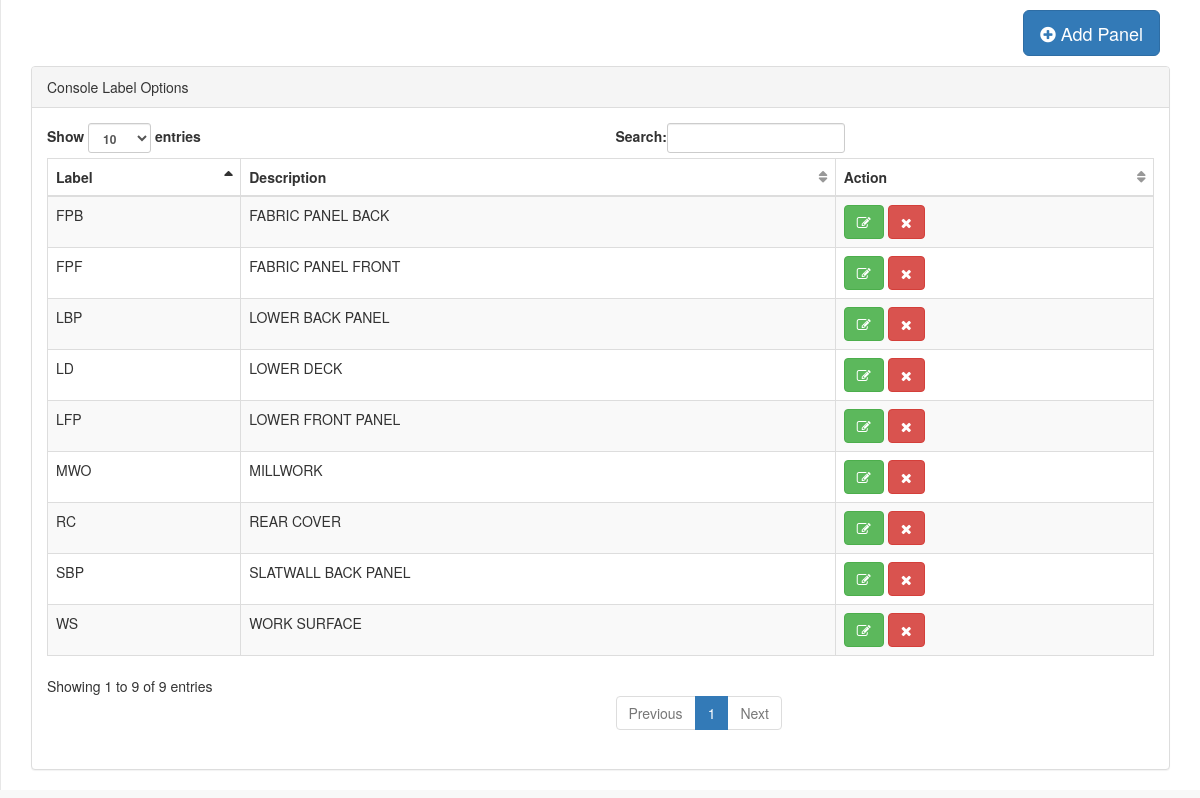
The app's page /elabel/pages/panel_label.php with its own data.
### tables this page shows
CREATE TABLE `panel_label` (
  `labelid` int(11) NOT NULL AUTO_INCREMENT,
  `labelname` varchar(100) DEFAULT NULL,
  `labeldescription` varchar(200) DEFAULT NULL,
  PRIMARY KEY (`labelid`)
);

### elabel/pages/include/functions.php (called while the page is built, shortened)
<?php
function selectListSQL($q){
	$conn = dbConnect();
	$stmt = $conn->prepare($q);
	$stmt->execute();
	$rows = $stmt->fetchAll();
	return $rows;
}
?>

### elabel/pages/panel_label.php (the view, shortened to what this page needs)
<!DOCTYPE html>
<html lang="en">
<head>
    <link href="../bower_components/bootstrap/dist/css/bootstrap.min.css" rel="stylesheet">
    <link href="../bower_components/metisMenu/dist/metisMenu.min.css" rel="stylesheet">
    <link href="../dist/css/sb-admin-2.css" rel="stylesheet">
    <link href="../bower_components/font-awesome/css/font-awesome.min.css" rel="stylesheet" type="text/css">
</head>
<body>
    <div id="wrapper">
        <div id="page-wrapper"  style="margin:0px;">
            <div class="row">
                <div class="col-lg-12">
							<div class="pull-right" style="padding:10px">
								<button id="addpanelbutton" class="btn btn-primary btn-lg" data-toggle="modal" data-target="#addPanel">
									<i class="fa fa-plus-circle"></i> Add Panel
								</button>
                            </div>
                </div>
            </div>
            <div class="row">
                <div class="col-lg-12">
                    <div class="panel panel-default">
                        <div class="panel-heading">
                            Console Label Options
                        </div>
                        <div class="panel-body">
                            <div class="dataTable_wrapper">
								<table class="table table-striped table-bordered table-hover" id="dataTables-example">
									<thead>
										<tr>
											<th>Label</th>
											<th>Description</th>
											<th>Action</th>
										</tr>
									</thead>
					<?php
						include_once("include/functions.php");
						$userlist = selectListSQL("SELECT * FROM panel_label");
						foreach ($userlist as $rows => $link) {
							$labelid = $link['labelid'];
							$labelname = $link['labelname'];
							$labeldescription = $link['labeldescription'];
							echo "<tr class='odd gradeX'>";
							echo "<td>$labelname</td>";
							echo "<td>$labeldescription</td>";
							echo "<td class='center'>
								<button class='btn btn-success' onClick='editlabel($labelid)'  data-toggle='modal' data-target='#addPanel'><i class='fa fa-edit'></i></button>
								<button class='btn btn-danger notification' id='notification' onClick='deletelabel($labelid)'><i class='fa fa-times'></i></button>
							</td>";
							echo "</tr>";
						}
						?>
													</table>
                        </div>
                    </div>
                </div>
            </div>
        </div>
    </div>
</body>
</html>

### records on screen
panel_label: labelname "WS", labeldescription "WORK SURFACE"
panel_label: labelname "LFP", labeldescription "LOWER FRONT PANEL"
panel_label: labelname "LBP", labeldescription "LOWER BACK PANEL"
panel_label: labelname "SBP", labeldescription "SLATWALL BACK PANEL"
panel_label: labelname "FPF", labeldescription "FABRIC PANEL FRONT"
panel_label: labelname "FPB", labeldescription "FABRIC PANEL BACK"
panel_label: labelname "MWO", labeldescription "MILLWORK"
panel_label: labelname "RC", labeldescription "REAR COVER"
panel_label: labelname "LD", labeldescription "LOWER DECK"
